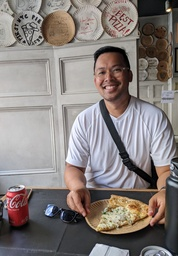
#> input picture Images/best_pizza.jpg, 178 x 256 px, shrunk from 2786 x 4017 before the run, found by its file name
$ python colour_helper.py
#> lines starting #> are read from the running program, lines starting #| are printed output that depends on the picture; after the words box and inside, x2 and y2 are one past the last pixel; in counts of white or black regions, pixels touching at a corner belong together
# Colour Helper
# Author: Katrina Chan
# Date: December 13, 2023

# Do you help with colours?

# This is for you!

def pixel_to_string(pixel: tuple) -> str:
    """Take a rgb 3-tuple and "interpret it" as a colour and return that colour's name

    Params:
        pixel - 3-tuple of (red, green, blue)

    Return:
        String representing the colour"""

    r, g, b = pixel

    if g > 120 and r < 140 and b < 150:
        return "green"
    if g < 25 and b < 25 and r > 150:
        return "red"
    if g > 150 and b < 25 and r > 200:
        return "yellow"
    if g >= 60 and b < 50 and r < 50:
        return "jelly bean green"
    if g < 90 and b > 90 and r < 90:
        return "blue"
    if g < 100 and b > 100 and r > 150:
        return "pink"
    if g < 100 and b < 100 and r > 150:
        return "ball red"


from PIL import Image

# Write a function 'is_light' that takes as a parameter a tupel names 'pixel'
    # Returns True if average tupel value >= 128
    # Returns False if average tupel value <= 128
def is_light(pixel: tuple) -> bool:
    """Returns true if given pixel is "light"

    Params:
        pixel - 3-tuple of values red, green, blue

    Returns:
        True if pixel is light false if not
    """
    red = pixel[0]
    green = pixel[1]
    blue = pixel[2]

    average = (red + green + blue) / 3

    if average >= 128:
        return True
    else:
        return False


# Recall that we can open up files in Python
with Image.open("./Images/best_pizza.jpg") as im:
    # Store the height and width of the image
#> im is the input picture: PIL image 178x256 RGB; mean R, G, B 134, 126.4, 124.1
    image_height = im.height
#> image_height = 256
    image_width = im.width
#> image_width = 178

    white_pixel = (255, 255, 255)
    black_pixel = (0, 0, 0)

    for y in range(image_height):
        for x in range(image_width):
            pixel = im.getpixel((x, y))

            if is_light(pixel) == True:
                im.putpixel((x, y), white_pixel)
            elif is_light(pixel) == False:
                im.putpixel((x, y), black_pixel)
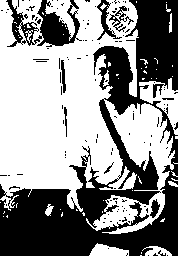
#> im: PIL image 178x256 RGB; 57.1% white; 122 black regions (113 under 20 px), largest, box (x1, y1, x2, y2) and area: (0, 0, 178, 256) 16786, (6, 0, 82, 47) 1575, (97, 0, 122, 40) 264

    im.save("./Images/result.jpg")


def pixel_to_grayscale(pixel: tuple) -> tuple:
    """Returns a grayscale version of the given pixel"""
    gray = str(pixel[0] * 0.3 + pixel[1] * 0.59 + pixel[2] * 0.11)

    return (gray, gray, gray)

$ run again, with Images/Jelly Beans.jpg copied over Images/best_pizza.jpg
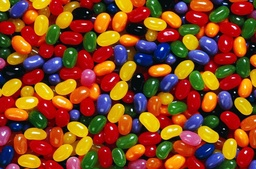
#> input picture Images/Jelly Beans.jpg, 256 x 169 px, shrunk from 680 x 450 before the run, found by its file name
#> im is the input picture: PIL image 256x169 RGB; mean R, G, B 133.2, 71.1, 33
#> after the loop `for y in range(image_height):`:
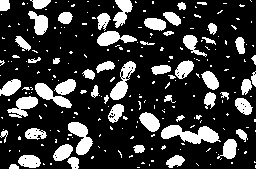
#> im: PIL image 256x169 RGB; 22.2% white; 245 white regions (190 under 20 px), largest, box (x1, y1, x2, y2) and area: (161, 125, 221, 144) 655, (68, 122, 93, 155) 437, (110, 61, 136, 100) 412

$ run again, with Images/beach.jpg copied over Images/best_pizza.jpg
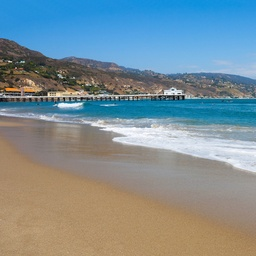
#> input picture Images/beach.jpg, 256 x 256 px, shrunk from 450 x 450 before the run, found by its file name
#> im is the input picture: PIL image 256x256 RGB; mean R, G, B 124.7, 142.9, 149.9
#> after the loop `for y in range(image_height):`:
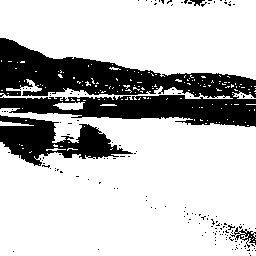
#> im: PIL image 256x256 RGB; 76% white; 149 black regions (145 under 20 px), largest, box (x1, y1, x2, y2) and area: (0, 38, 256, 127) 11968, (0, 115, 133, 166) 3185, (230, 227, 256, 248) 169, (188, 0, 205, 6) 52
